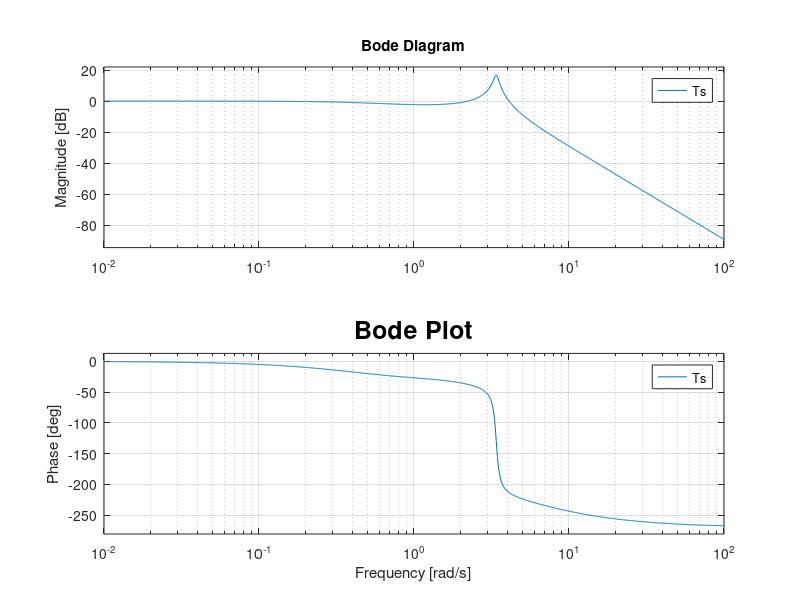

This figure's MATLAB source:
k = 35;

num=[0 0 0 k k]; 
den=[1 6 16 32 0];
sys=tf(num,den);

Ts = feedback(sys,1);

bode(Ts);
title('Bode Plot','FontSize',18);